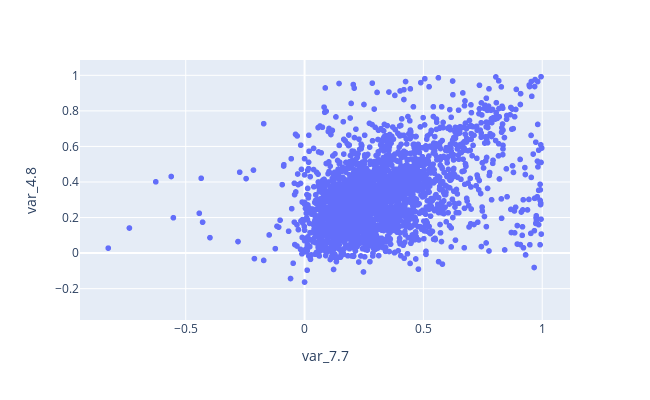

Notebook code for this chart:
### Code cell
# Original scatterplot
fig = px.scatter(model_df, x='var_7.7', y='var_4.8', width=650, height=400)
fig.show()

### Figure 1 — Plotly figure (JSON) as saved in the notebook; plotly's stock layout.template omitted (floating-point values rounded to 4 significant figures; data arrays with more than 128 entries replaced by an {"elided": "..."} marker saying what was removed)
{"data": [{"hovertemplate": "var_7.7=%{x}<br>var_4.8=%{y}<extra></extra>", "legendgroup": "", "marker": {"color": "#636efa", "symbol": "circle"}, "mode": "markers", "name": "", "showlegend": false, "type": "scattergl", "x": {"elided": "3561 float values"}, "xaxis": "x", "y": {"elided": "3561 float values"}, "yaxis": "y"}], "layout": {"height": 400, "legend": {"tracegroupgap": 0}, "margin": {"t": 60}, "width": 650, "xaxis": {"anchor": "y", "domain": [0, 1], "title": {"text": "var_7.7"}}, "yaxis": {"anchor": "x", "domain": [0, 1], "title": {"text": "var_4.8"}}}}
